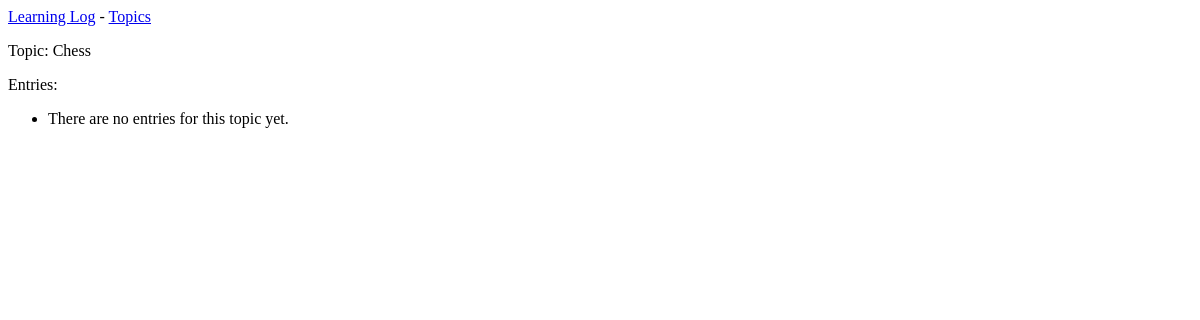
The app's page /topics/1/, older data.
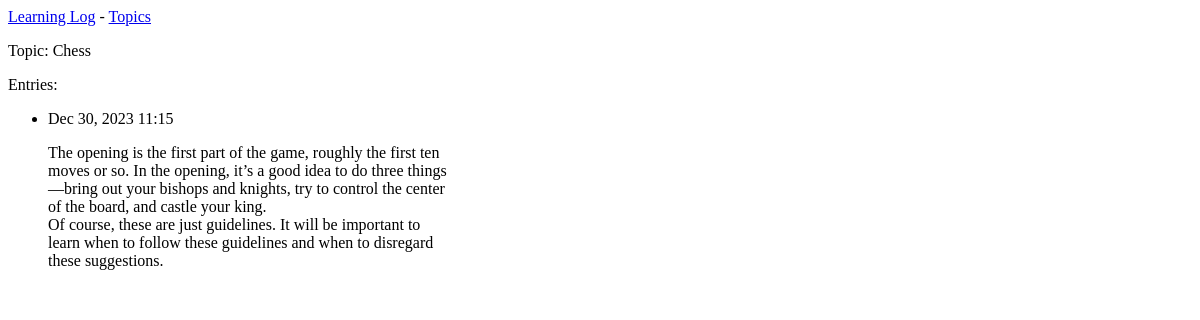
The same page, newer data.
### learning_logs/models.py (models this page shows, shortened)
class Entry(models.Model):
    topic = models.ForeignKey(Topic, on_delete=models.CASCADE)
    text = models.TextField()
    date_added = models.DateTimeField(auto_now_add=True)
    class Meta:
        verbose_name_plural = "entries"

### learning_logs/views.py (the view)
# urls.py: path("topics/<int:topic_id>/", views.topic, name="topic"),
def topic(request, topic_id):
    topic = Topic.objects.get(id=topic_id)
    entries = topic.entry_set.order_by("-date_added")
    context = {
        "topic": topic,
        "entries": entries
    }
    return render(request, "learning_logs/topic.html", context)

### learning_logs/models.py (called while the page is built)
    def __str__(self):
        return self.text

### learning_logs/templates/learning_logs/topic.html
{% extends 'learning_logs/base.html' %}
{% block content %}
<p>Topic: {{ topic }}</p>
<p>Entries:</p>
<ul>
    {% for entry in entries %}
        <li>
            <p>{{ entry.date_added|date:'M d, Y H:i' }}</p>
            <p>{{ entry.text|linebreaks }}</p>
        </li>
    {% empty %}
        <li>There are no entries for this topic yet.</li>
    {% endfor %}
</ul>
{% endblock content %}

Row changes from the older to the newer data that the page shows:
added Entry: date_added "Dec 30, 2023 11:15", text "The opening is the first part of the game, roughly the first ten moves or so. In the opening, it’s a good idea to do three things —bring out your bishops and knights, try to control the center of the board, and castle your king. Of course, these are just guidelines. It will be important to learn when to follow these guidelines and when to disregard these suggestions."
Text that changed along with them:
text no longer shown: "There are no entries for this topic yet."
